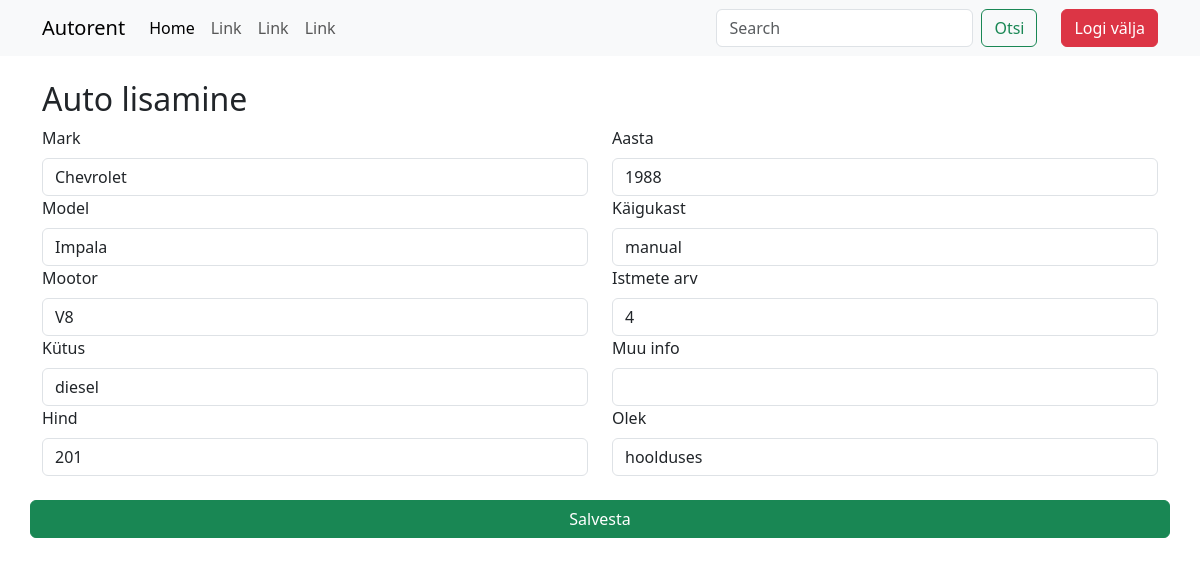
/admin/muuda.php?editid=3 (signed in), run on the app's committed database.
### tables this page shows
CREATE TABLE `cars` (
  `id` int(4) NOT NULL AUTO_INCREMENT,
  `mark` varchar(255) NOT NULL,
  `model` varchar(255) NOT NULL,
  `engine` varchar(255) NOT NULL,
  `fuel` varchar(255) NOT NULL,
  `price` int(4) NOT NULL,
  `image` varchar(255) NOT NULL,
  `year` year(4) NOT NULL,
  `transmission` varchar(225) NOT NULL,
  `seats` int(1) NOT NULL,
  `description` varchar(255) NOT NULL,
  `status` enum('vaba','rendidud','hoolduses') NOT NULL,
  PRIMARY KEY (`id`)
);

### admin/muuda.php (the view, shortened to what this page needs)
<?php include('../config.php'); ?>
<?php include('../header.php'); ?>
<?php
    if(isset($_GET["editid"])){
        $id = $_GET["editid"];
        $paring = "SELECT * FROM cars WHERE id=$id";
        $valjund = mysqli_query($yhendus, $paring);
        $rida = mysqli_fetch_assoc($valjund);
    }
?>
<div class="container">
    <h2>Auto lisamine</h2>
    <form action="muuda.php" method="get">
        <div class="row g-4">
            <div class="col-sm-6">
                <label for="mark" class="form-label">Mark</label>
                <input type="text" class="form-control" id="mark" name="mark" value="<?= $rida['mark']; ?>">
                <label for="model" class="form-label">Model</label>
                <input type="text" class="form-control" id="model" name="model" value="<?= $rida['model']; ?>">
                <label for="engine" class="form-label">Mootor</label>
                <input type="text" class="form-control" id="engine" name="engine" value="<?= $rida['engine']; ?>">
                <label for="fuel" class="form-label">Kütus</label>
                <input type="text" class="form-control" id="fuel" name="fuel" value="<?= $rida['fuel']; ?>">
                <label for="price" class="form-label">Hind</label>
                <input type="number" class="form-control" id="price" name="price" value="<?= $rida['price']; ?>">
            </div>
            <div class="col-sm-6">
                <label for="year" class="form-label">Aasta</label>
                <input type="number" class="form-control" id="year" name="year" value="<?= $rida['year']; ?>">
                <label for="transmission" class="form-label">Käigukast</label>
                <input type="text" class="form-control" id="transmission" name="transmission" value="<?= $rida['transmission']; ?>">
                <label for="seats" class="form-label">Istmete arv</label>
                <input type="number" class="form-control" id="seats" name="seats" value="<?= $rida['seats']; ?>">
                <label for="description" class="form-label">Muu info</label>
                <input type="text" class="form-control" id="description" name="description" value="<?= $rida['description']; ?>">
                <label for="status" class="form-label">Olek</label>
                <input type="text" class="form-control" id="status" name="status" value="<?= $rida['status']; ?>">
            </div>
            <input type="submit" value="Salvesta" class="btn btn-success">
        </div>
    </form>
</div>
  </body>
</html>

### data on the page
cars: mark "Chevrolet", model "Impala", engine "V8", fuel "diesel", price "201", year "1988", transmission "manual", seats "4", status "hoolduses"
